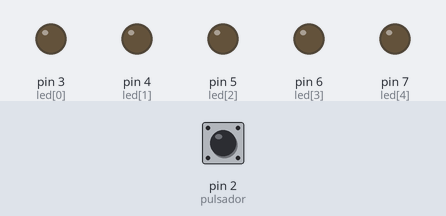
The sketch below on a simulated Arduino Uno, built with avr-gcc and run on an emulated ATmega328P. Shown: output pins drawn as LEDs (lit = HIGH). Dashed ring = blinking. The inputs (shaded band) are chosen by the test bench; at power-on: pin 2 (pulsador) LOW.

Above: at 1.2 s.
1.3 s: pin 2 (pulsador) pulled HIGH for 1 s
At 1.5 s:
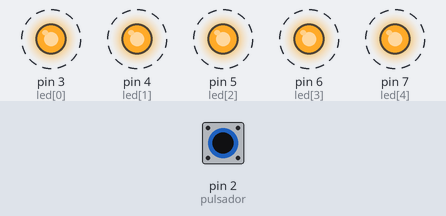
4.0 s: pin 2 (pulsador) pulled HIGH for 3.2 s
At 7.4 s:
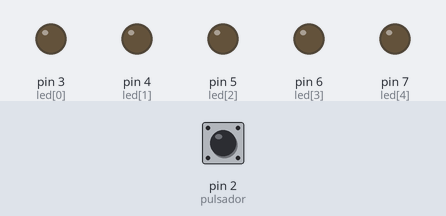
Timing chart, 0 to 8.9 s (numbered marks = the images above; inputs shaded):
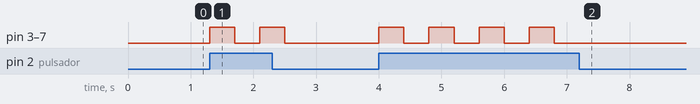

Measured:
- after the input at 1.3 s, pin 3 (led[0]), pin 4 (led[1]), pin 5 (led[2]), pin 6 (led[3]), pin 7 (led[4]): alternates HIGH for 0.40 s and LOW for 0.40 s, 4 changes in all, then stays LOW, starting at once
- after the input at 4.0 s, pin 3 (led[0]), pin 4 (led[1]), pin 5 (led[2]), pin 6 (led[3]), pin 7 (led[4]): alternates HIGH for 0.40 s and LOW for 0.40 s, 8 changes in all, then stays LOW, starting at once

The sketch:

Practica2_Blink_Varios_Leds.ino
```cpp
//Practica para apagar y encender varios LEDs
int pulsador = 2;
int led[] = {3, 4, 5, 6, 7};
int numLeds = 5;
int tiempoRetardo = 400;
int pinSalida;

void setup() {
  // put your setup code here, to run once:
  pinMode(pulsador, INPUT);
  for (pinSalida = 0; pinSalida < numLeds; pinSalida++)
  {
    pinMode(led[pinSalida], OUTPUT);
  }
}

void loop() {
  // put your main code here, to run repeatedly:
  boolean estadoPulsador = digitalRead(pulsador);
  if (estadoPulsador)
  {
    for (pinSalida = 0; pinSalida < numLeds; pinSalida++)
    {
      digitalWrite(led[pinSalida], HIGH);
    }
    delay(tiempoRetardo);

    for (pinSalida = 0; pinSalida < numLeds; pinSalida++)
    {
      digitalWrite(led[pinSalida], LOW);
    }
    delay(tiempoRetardo);
  }
}
```
